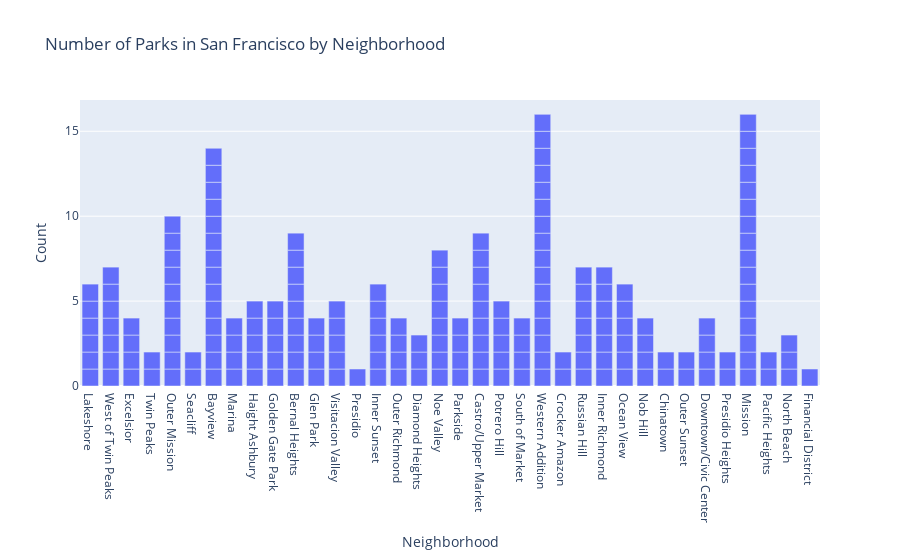

Notebook source saved alongside this figure:
### Code cell
# Now that we have this new merged dataframe
# I wanted to make a chart showing the count of parks in each neighborhood 
px.bar(park_final, x=('planning_neighborhood'), 
       title='Number of Parks in San Francisco by Neighborhood',
       labels={'planning_neighborhood':'Neighborhood','count':'Count'})

### Figure 1 — Plotly figure (JSON) as saved in the notebook; plotly's stock layout.template omitted (floating-point values rounded to 4 significant figures; data arrays with more than 128 entries replaced by an {"elided": "..."} marker saying what was removed)
{"data": [{"alignmentgroup": "True", "hovertemplate": "Neighborhood=%{x}<br>Count=%{y}<extra></extra>", "legendgroup": "", "marker": {"color": "#636efa"}, "name": "", "offsetgroup": "", "orientation": "v", "showlegend": false, "textposition": "auto", "type": "bar", "x": {"elided": "196 str values"}, "xaxis": "x", "y": {"elided": "196 int values"}, "yaxis": "y"}], "layout": {"barmode": "relative", "legend": {"tracegroupgap": 0}, "title": {"text": "Number of Parks in San Francisco by Neighborhood"}, "xaxis": {"anchor": "y", "domain": [0, 1], "title": {"text": "Neighborhood"}}, "yaxis": {"anchor": "x", "domain": [0, 1], "title": {"text": "Count"}}}}
